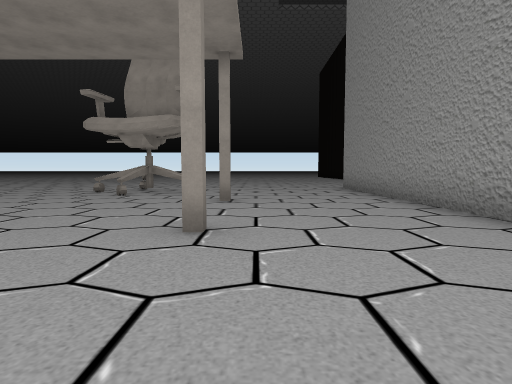
[1] (above)

24 first-person views from a walk through a scene from a Unity 3-D project. The camera is 1.2 m above the floor, tilts 4° down and sees 80° across. The floor is counted in squares, 2 m on a side. Each view is taken from the middle of a square. On the plan, view 1 faces up. The plan holds only what a view shows up to about 9 squares ahead; the rest is blank. The place goes on beyond the plan. The player is left out. Some surface patterns are stand-ins.

[2]
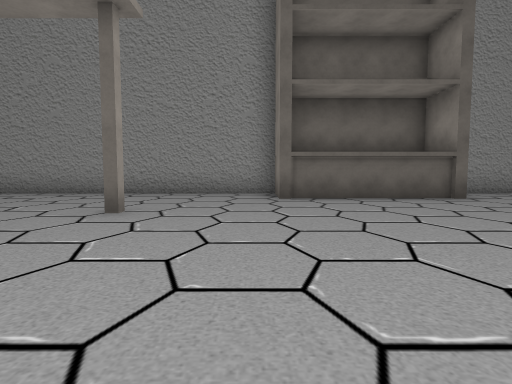

[3]
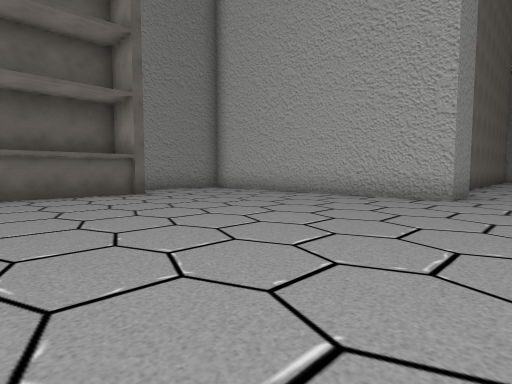

[4]
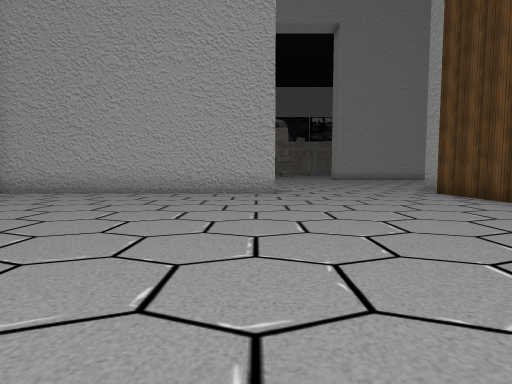

[5]
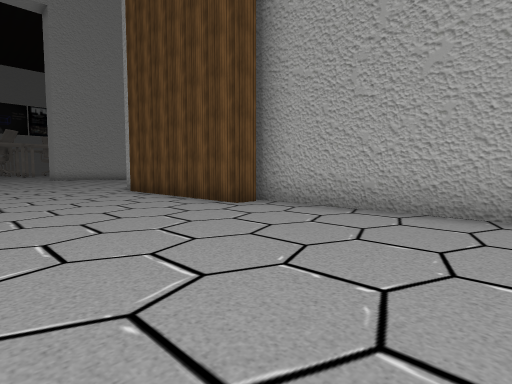

[6]
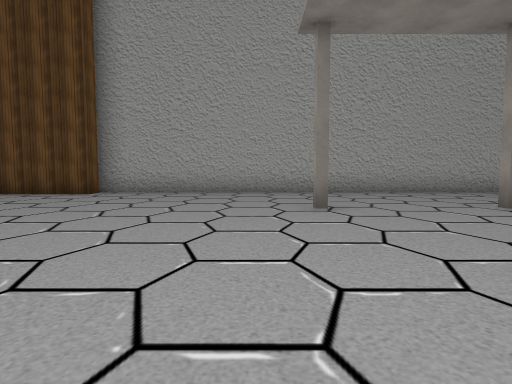

[7]
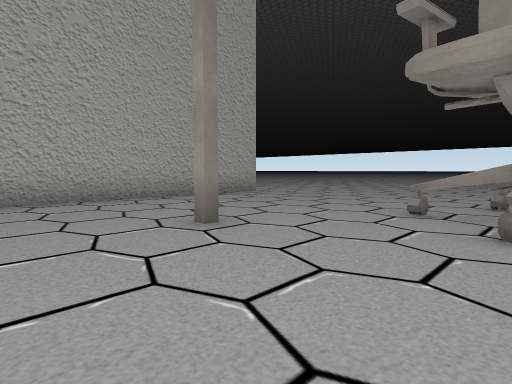

[8]
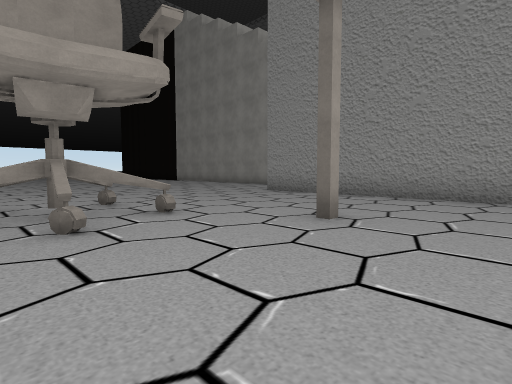

[9]
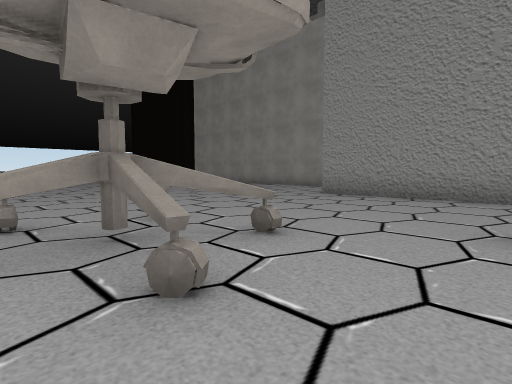

[10]
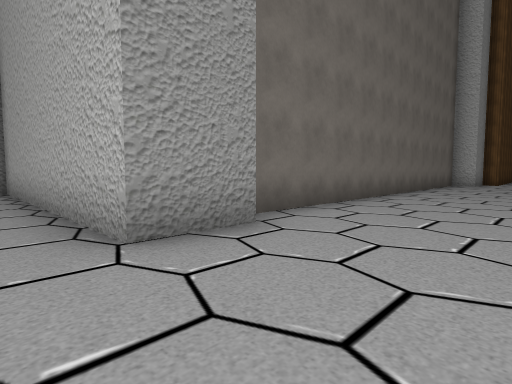

[11]
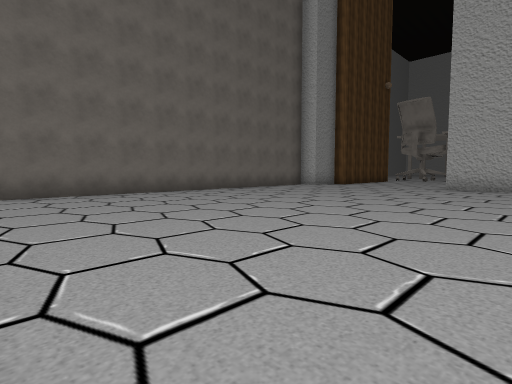

[12]
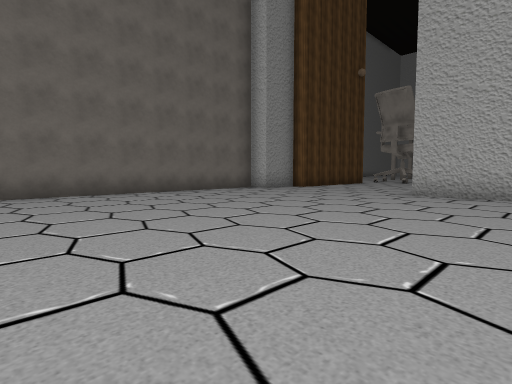

[13]
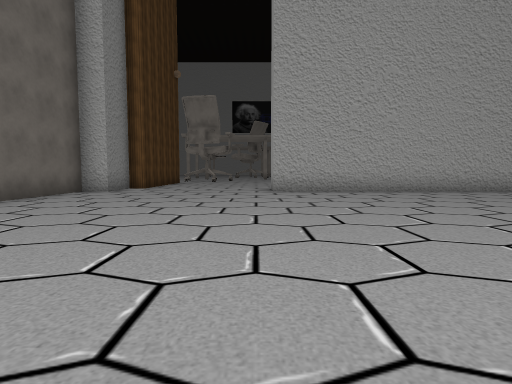

[14]
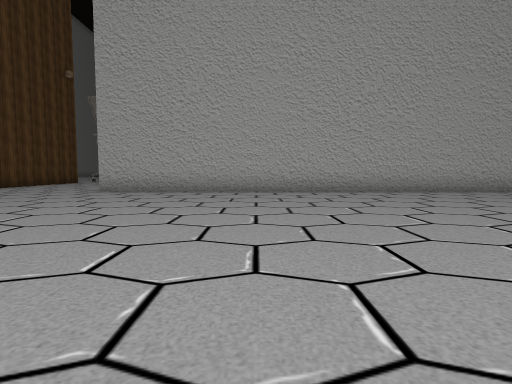

[15]
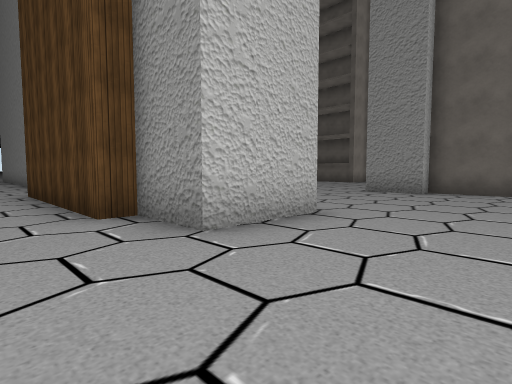

[16]
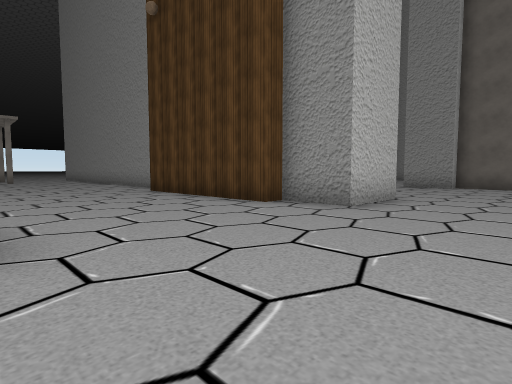

[17]
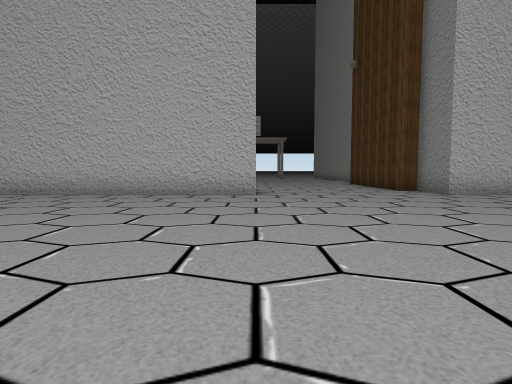

[18]
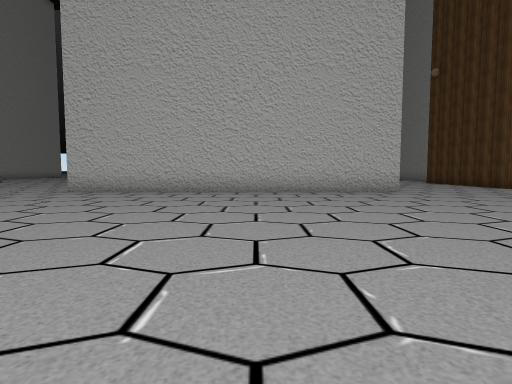

[19]
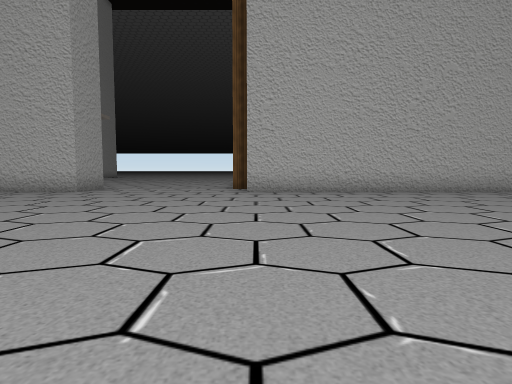

[20]
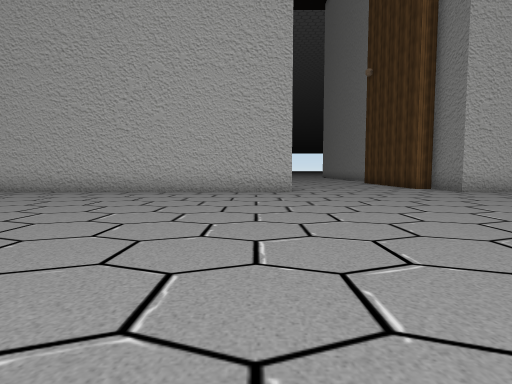

[21]
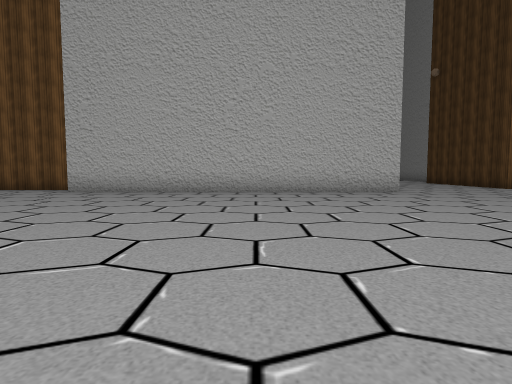

[22]
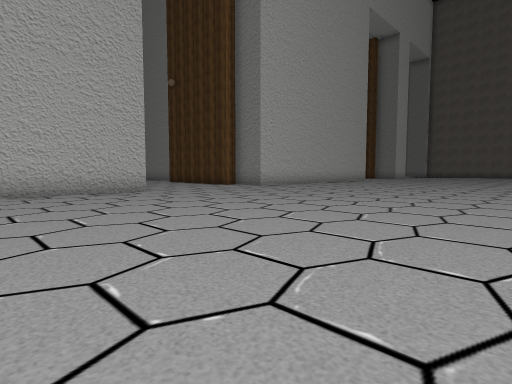

[23]
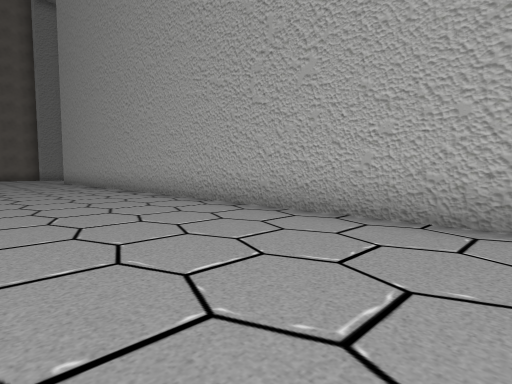

[24]
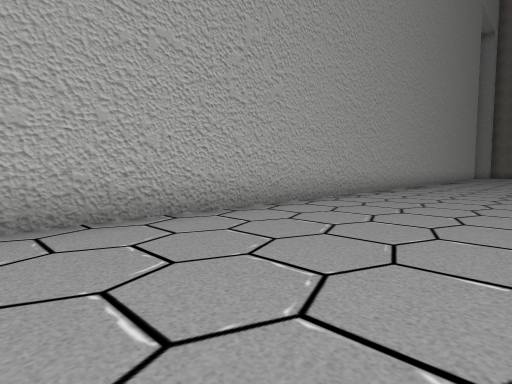

### Floor plan
Points are (right, up) in squares from view 1. A wall is a line through its corners. A room is listed if a view was taken in it or the views show most of it. See-through windows are left out.
Room 1 (views 1, 2, 3, 4, 5, 6, 7, 8, 9, 10)
walls: (-3.3, 7.4) (-3.1, 8.5); (-3.2, 7.4) (-3.3, 8.5) (-4.5, 8.6); (-3, 8) (-3.1, 8.8); (-1.7, 7.9) (-3, 8.6); (-1.7, 8.1) (-2.8, 8.4); (-3.1, 8.6) (-4.5, 8.4); (-9.2, -2.2) (-8.8, -2.2) (-8.8, -7); (-2.4, 8.5) (-3.7, 8.7); (-2.9, 8.7) (-3.2, 7.5); (-2, 9.6) (-2.9, 8.8); (1.6, -3.6) (1.6, 0.5) (3, 0.5) (3, 10.5); (-9.5, 10.4) (-9.5, -2.5); (-4.5, -8.5) (-4.5, -7) (3, -7) (3, -4.5)
low walls: (-3.1, 8.8) (-3.8, 10)
ways out: opening at (-7, -8.4) to room 2
Room 2 (views 11, 12, 13, 14, 15, 16, 17, 18, 19, 20, 21, 22, 23, 24)
walls: (-16, -8.5) (-25.2, -8.5); (-30, -8.5) (-39.2, -8.5); (-9.1, -8.5) (-11.2, -8.5) (-11.2, -7) (-11.7, -7) (-11.7, -2.2); (-33.1, -19.8) (-9.5, -19.8); (-4.9, -19.8) (-4, -19.8) (-4, -8.5)
ways out: opening at (-7, -8.4) to room 1; opening at (-27.5, -8.8)

Where each view was taken, in squares from view 1:
view 1: 0 up, 0 right, facing up
view 2: 1 up, 5 left, facing right
view 3: 0 up, 6 left, facing down-right
view 4: 1 up, 4 left, facing down
view 5: 2 up, 5 left, facing down-left
view 6: 2 up, 1 left, facing left
view 7: 4 up, 3 left, facing up-left
view 8: 4 up, 4 left, facing up-right
view 9: 6 up, 4 left, facing up-right
view 10: 6 down, 7 left, facing down-right
view 11: 9 down, 12 left, facing down-right
view 12: 12 down, 12 left, facing down-right
view 13: 11 down, 9 left, facing down
view 14: 11 down, 14 left, facing down
view 15: 11 down, 13 left, facing up-right
view 16: 11 down, 16 left, facing up-right
view 17: 16 down, 16 left, facing up
view 18: 17 down, 20 left, facing up
view 19: 17 down, 25 left, facing up
view 20: 17 down, 31 left, facing up
view 21: 17 down, 34 left, facing up
view 22: 17 down, 34 left, facing up-right
view 23: 16 down, 26 left, facing down-right
view 24: 16 down, 24 left, facing down-left
